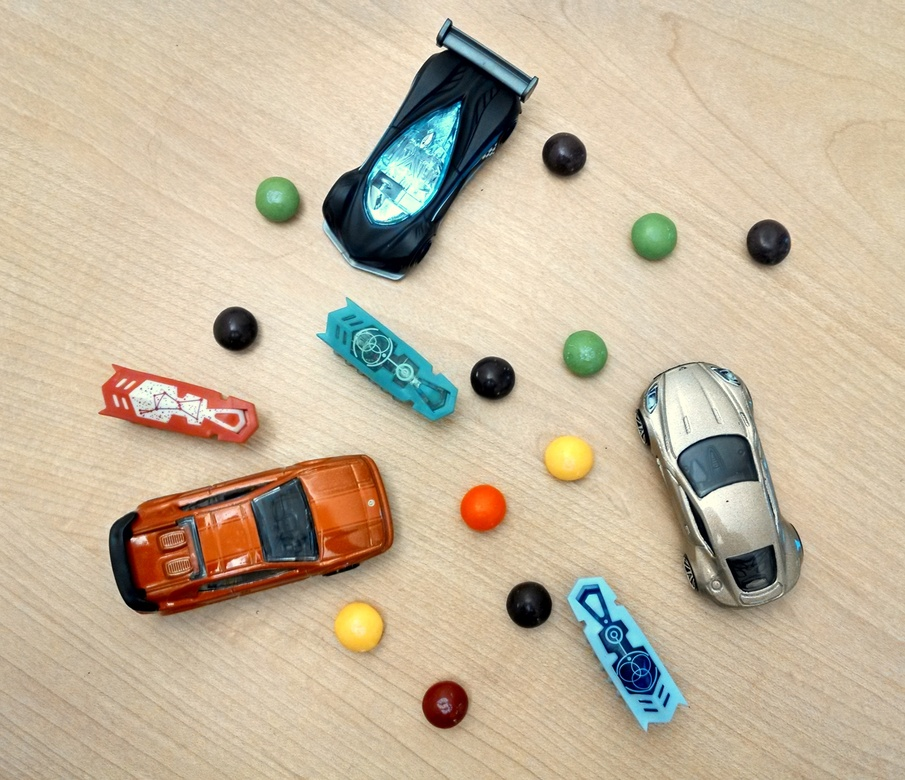
%> input picture labs/lab1/Image_Processing_Made_Easy_Demos/Image Segmentation/Toys_Candy.jpg, 905 x 780 px, shrunk from 2809 x 2421 before the run
$ octave Color_Segmentation.m   (GNU Octave 9; MATLAB toolbox functions it lacks are replaced by stand-ins)
%> lines starting %> are read from the running program, lines starting %| are printed output that depends on the picture; in (x1, y1, x2, y2) boxes, pixels count from 0 and x2, y2 are one past the last pixel; in counts of white or black regions, pixels touching at a corner belong together; the program's own positions count from 1
%% Color Based Segmentation
% This example preprocesses and image with color based segmentation in the RGB color space.
% After segmenting the image, region properties are extracted to count and label the objects.

% Copyright 2014 The MathWorks, Inc.


%% Read in image
I = imread('Toys_Candy.jpg');
%> I is the input picture: size 780x905x3 uint8; mean R, G, B 197.6, 182.6, 158.1
imshow(I);

%% Solution:  Thresholding the image on each color pane
%Im=double(img)/255;
Im=I;

rmat=Im(:,:,1);
gmat=Im(:,:,2);
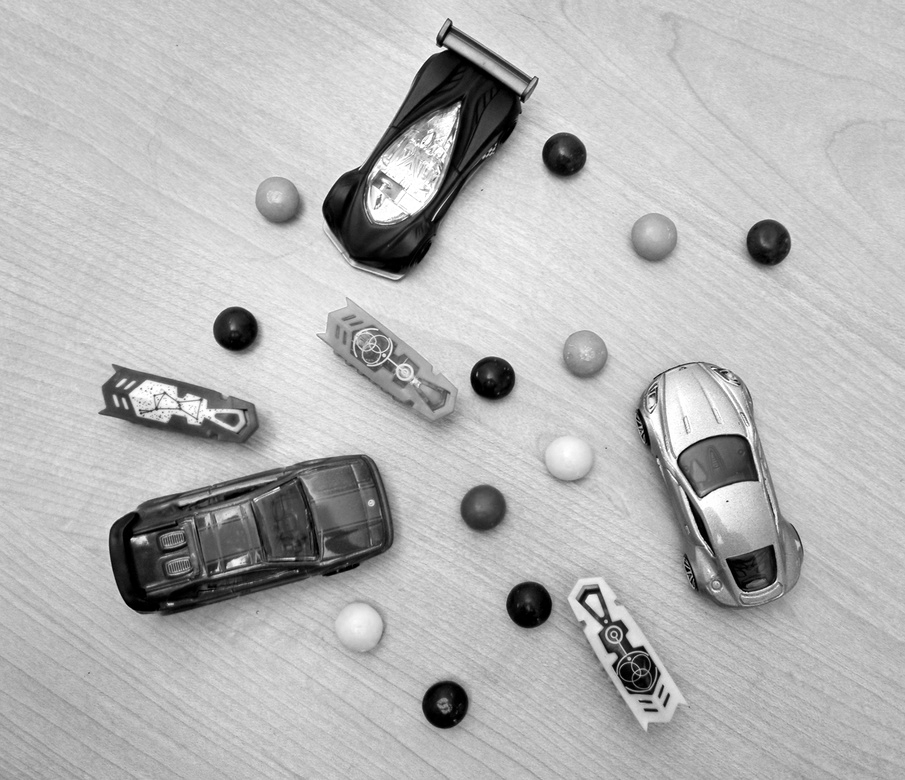
%> gmat: size 780x905 uint8; min 0, max 255, mean 182.6
bmat=Im(:,:,3);
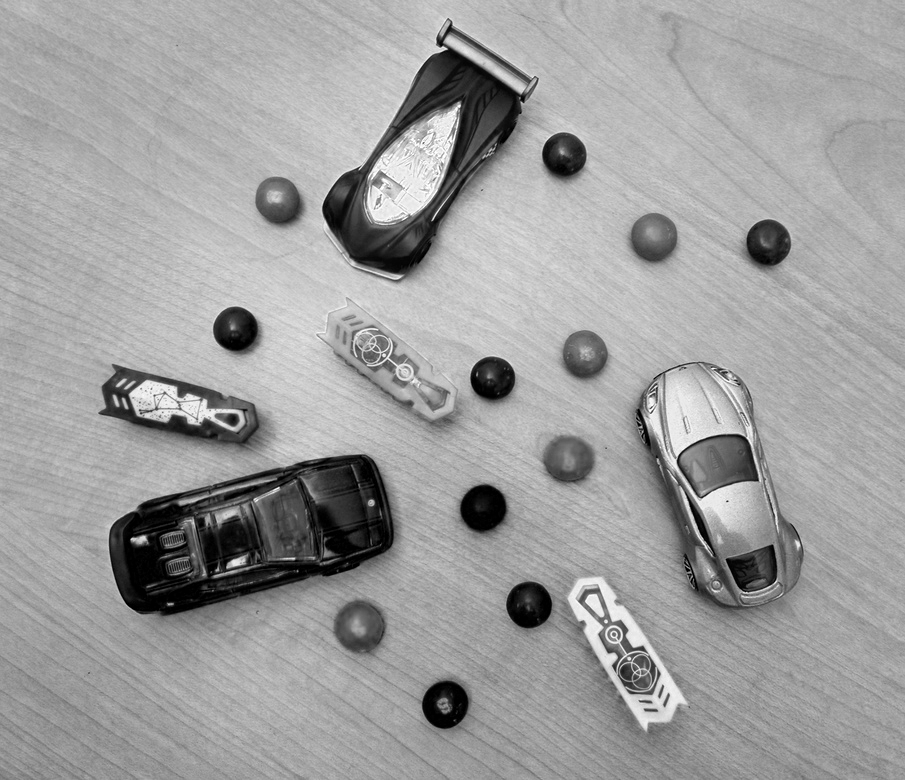
%> bmat: size 780x905 uint8; min 0, max 255, mean 158.1

subplot(2,2,1), imshow(rmat);
title('Red Plane');
subplot(2,2,2), imshow(gmat);
title('Green Plane');
subplot(2,2,3), imshow(bmat);
title('Blue Plane');
subplot(2,2,4), imshow(I);
title('Original Image');

%%
levelr = 0.63;
levelg = 0.5;
levelb = 0.4;
i1=im2bw(rmat,levelr);
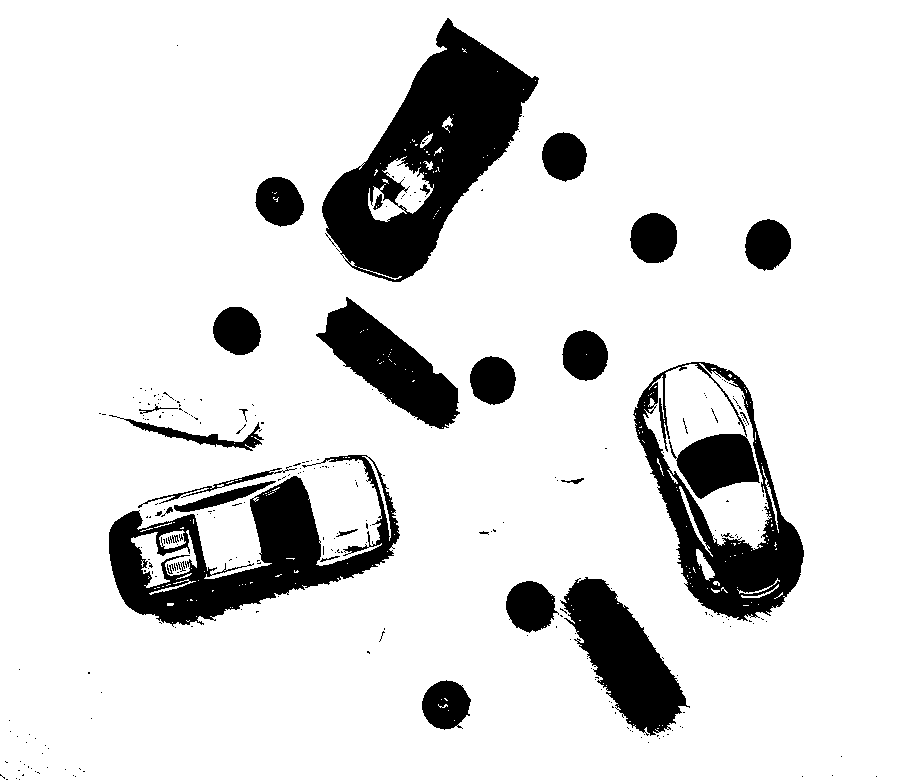
%> i1: size 780x905 logical; 86.4% white; 274 black regions (242 under 20 px), largest, box (x1, y1, x2, y2) and area: (322, 18, 539, 282) 24608, (109, 455, 400, 627) 17490, (633, 362, 804, 621) 16617
i2=im2bw(gmat,levelg);
%> i2: size 780x905 logical; 88.2% white; 211 black regions (159 under 20 px), largest, box (x1, y1, x2, y2) and area: (109, 455, 398, 622) 29107, (322, 18, 539, 282) 18468, (635, 362, 804, 617) 6373
i3=im2bw(bmat,levelb);
%> i3: size 780x905 logical; 88.6% white; 256 black regions (192 under 20 px), largest, box (x1, y1, x2, y2) and area: (109, 454, 398, 618) 29317, (322, 18, 538, 282) 16834, (99, 364, 263, 450) 4590
Isum = (i1&i2&i3);
%> Isum: size 780x905 logical; 83.4% white; 180 black regions (156 under 20 px), largest, box (x1, y1, x2, y2) and area: (109, 454, 400, 627) 31691, (322, 18, 539, 282) 24608, (633, 362, 804, 621) 16617

% Plot the data
subplot(2,2,1), imshow(i1);
title('Red Plane');
subplot(2,2,2), imshow(i2);
title('Green Plane');
subplot(2,2,3), imshow(i3);
title('Blue Plane');
subplot(2,2,4), imshow(Isum);
title('Sum of all the planes');

%% Complement Image and Fill in holes
Icomp = imcomplement(Isum);
Ifilled = imfill(Icomp,'holes');
%> Ifilled: size 780x905 logical; 19.3% white; 114 white regions (96 under 20 px), largest, box (x1, y1, x2, y2) and area: (109, 454, 400, 627) 33584, (633, 362, 804, 621) 27578, (322, 18, 539, 282) 27052
figure, imshow(Ifilled);

%%
se = strel('disk', 25);
Iopenned = imopen(Ifilled,se);
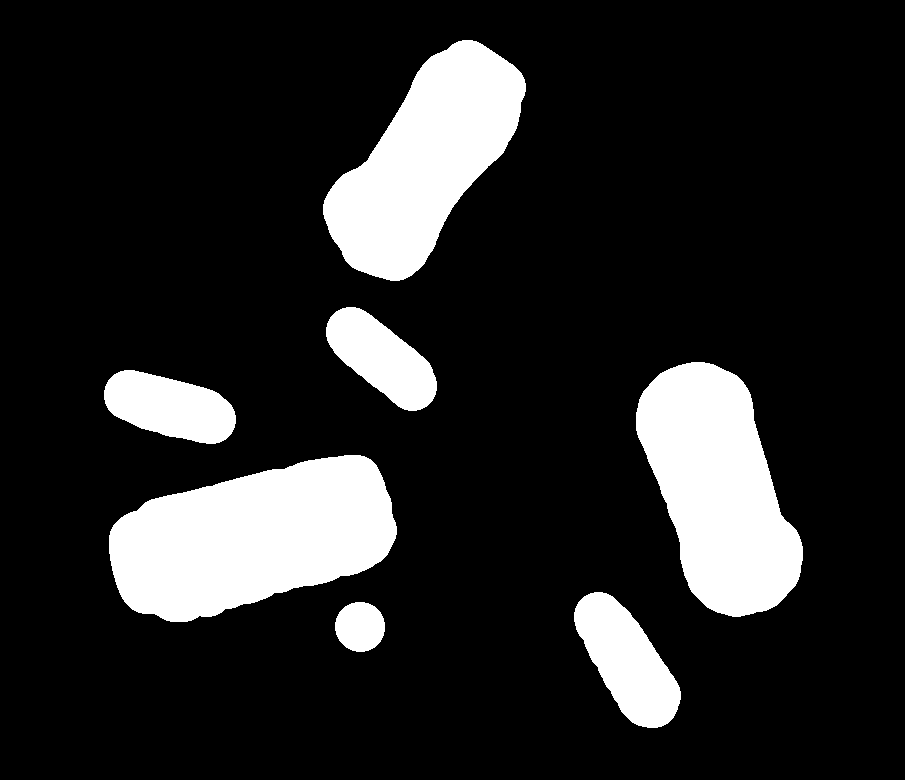
%> Iopenned: size 780x905 logical; 15.5% white; 7 white regions
% figure,imshowpair(Iopenned, I);
imshow(Iopenned);

%% Extract features

Iregion = regionprops(Iopenned, 'centroid');
%> Iregion = 7 regions; Centroid: [170.5 407.6], [253 538.5], [426.3 161.2], [382.5 359], [360.6 627.4], [627.8 661.9], [719 489.9]
[labeled,numObjects] = bwlabel(Iopenned,4);
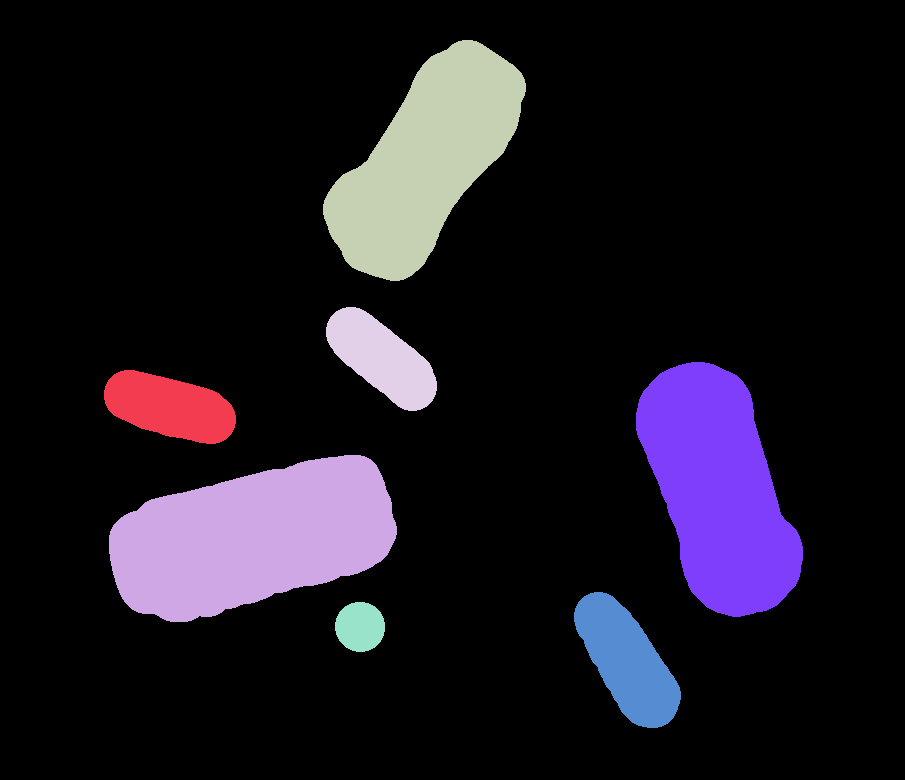
%> labeled: size 780x905 double; 8 distinct labels, from 0 to 7; one colour per label, 0 black
%> numObjects = 7
stats = regionprops(labeled,'Eccentricity','Area','BoundingBox');
%> stats = 7 regions; box (x1, y1, x2, y2), Area and Eccentricity: (109, 455, 397, 622) 33023 0.9, (636, 362, 803, 617) 27231 0.895, (323, 40, 526, 281) 26064 0.903, (574, 592, 681, 728) 8086 0.914, (104, 370, 236, 444) 6630 0.909, (326, 307, 437, 411) 6383 0.906, (335, 602, 385, 652) 1969 0.155
areas = [stats.Area];
%> areas = [6630 33023 26064 6383 1969 8086 27231]
eccentricities = [stats.Eccentricity];
%> eccentricities = [0.909 0.9 0.903 0.906 0.155 0.914 0.895]

%% Use feature analysis to count skittles objects
idxOfSkittles = find(eccentricities);
%> idxOfSkittles = [1 2 3 4 5 6 7]
statsDefects = stats(idxOfSkittles);
%> statsDefects has the same summary as stats

figure, imshow(I);
hold on;
for idx = 1 : length(idxOfSkittles)
        h = rectangle('Position',statsDefects(idx).BoundingBox,'LineWidth',2);
        set(h,'EdgeColor',[.75 0 0]);
        hold on;
end
%> this loop made 7 passes
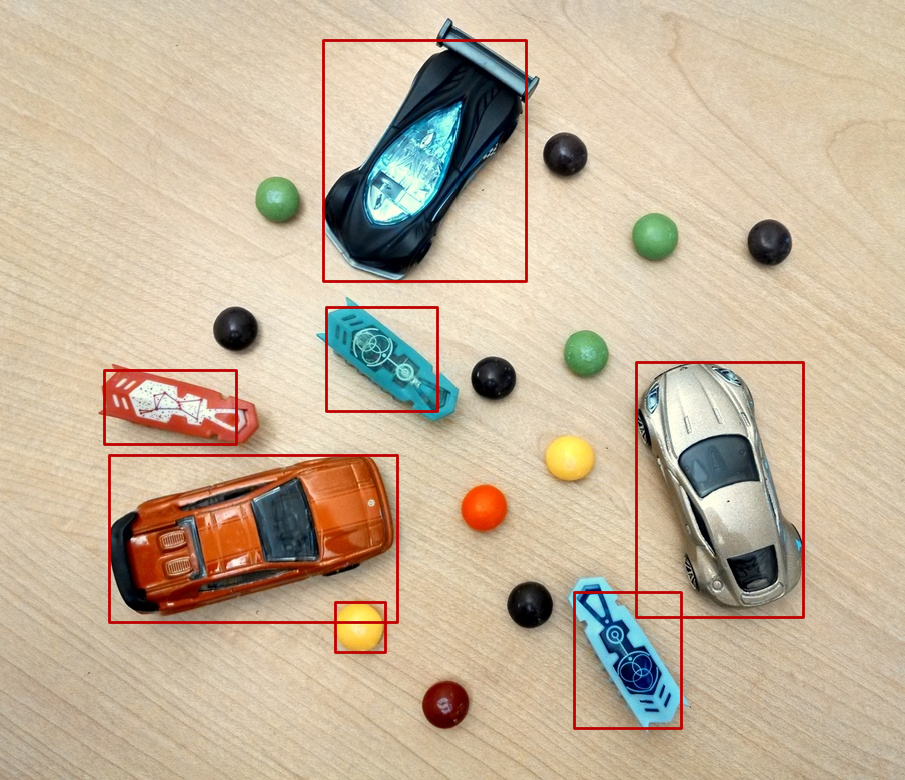
%> figure redrawn from the program's plot data
if idx > 10
title(['There are ', num2str(numObjects), ' objects in the image!']);
end
hold off;
